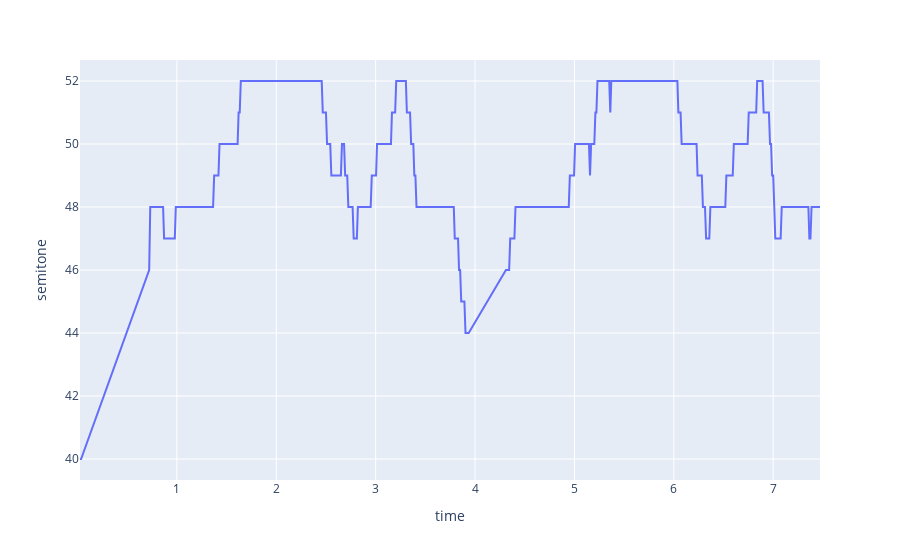

The notebook cell this image was saved under:
### Code cell
plotGraphSemitone('data/person00001-00001-semitone-70-200.csv')

### Figure 1 — Plotly figure (JSON) as saved in the notebook; plotly's stock layout.template omitted (floating-point values rounded to 4 significant figures; data arrays with more than 128 entries replaced by an {"elided": "..."} marker saying what was removed)
{"data": [{"hoverlabel": {"namelength": 0}, "hovertemplate": "time=%{x}<br>semitone=%{y}", "legendgroup": "", "line": {"color": "#636efa", "dash": "solid"}, "mode": "lines", "name": "", "showlegend": false, "type": "scatter", "x": {"elided": "599 float values"}, "xaxis": "x", "y": {"elided": "599 int values"}, "yaxis": "y"}], "layout": {"legend": {"tracegroupgap": 0}, "margin": {"t": 60}, "xaxis": {"anchor": "y", "domain": [0, 1], "title": {"text": "time"}}, "yaxis": {"anchor": "x", "domain": [0, 1], "title": {"text": "semitone"}}}}
